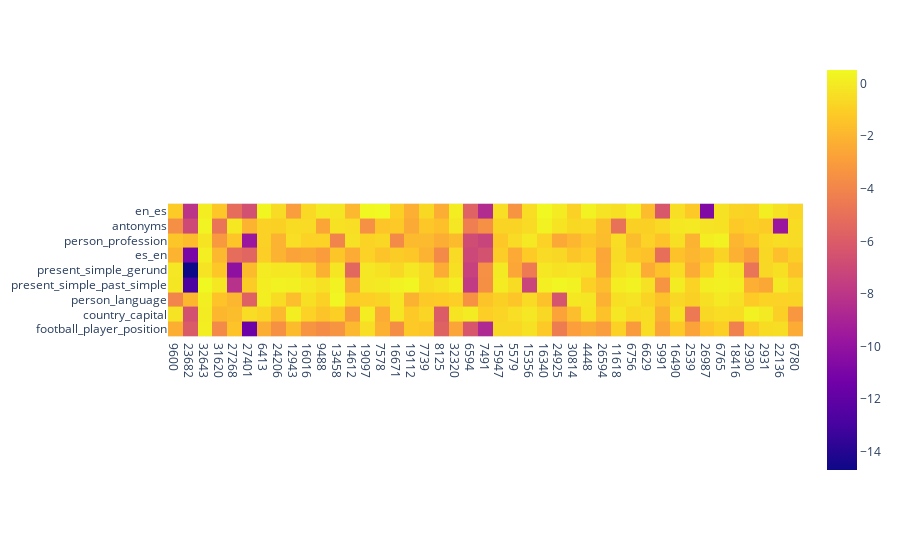

The notebook cell saved with this chart:
### Code cell
import plotly.express as px
import pandas as pd
import numpy as np

for task_name, losses in task_losses.items():
    base_loss = losses[1]
    losses = losses[0]

    task_losses[task_name][0] = [(base_loss - loss) for loss in losses]


df = pd.DataFrame([
    {"task": task_name, "feature": feature, "loss": loss}
    for task_name, losses in task_losses.items()
    for feature, loss in zip(features, losses[0])
])



heatmap = np.zeros((len(task_names), len(features)))

for i, task_name in enumerate(task_names):
    for j, feature in enumerate(features):
        heatmap[i, j] = task_losses[task_name][0][j]

fig = px.imshow(heatmap, x=[str(x) for x in features], y=task_names)

fig.show()

### Figure 1 — Plotly figure (JSON) as saved in the notebook; plotly's stock layout.template omitted (floating-point values rounded to 4 significant figures; data arrays with more than 128 entries replaced by an {"elided": "..."} marker saying what was removed)
{"data": [{"coloraxis": "coloraxis", "hovertemplate": "x: %{x}<br>y: %{y}<br>color: %{z}<extra></extra>", "name": "0", "type": "heatmap", "x": ["9600", "23682", "32643", "31620", "27268", "27401", "6413", "24206", "12943", "16016", "9488", "13458", "14612", "19097", "7578", "16671", "19112", "7739", "8125", "32320", "6594", "7491", "15947", "5579", "15356", "16340", "24925", "30814", "4448", "26594", "11618", "6756", "6629", "5991", "16490", "2539", "26987", "6765", "18416", "2930", "2931", "22136", "6780"], "xaxis": "x", "y": ["en_es", "antonyms", "person_profession", "es_en", "present_simple_gerund", "present_simple_past_simple", "person_profession", "person_language", "country_capital", "football_player_position"], "yaxis": "y", "z": {"elided": "10x43 float values"}}], "layout": {"coloraxis": {"colorscale": [[0, "#0d0887"], [0.1111, "#46039f"], [0.2222, "#7201a8"], [0.3333, "#9c179e"], [0.4444, "#bd3786"], [0.5556, "#d8576b"], [0.6667, "#ed7953"], [0.7778, "#fb9f3a"], [0.8889, "#fdca26"], [1, "#f0f921"]]}, "margin": {"t": 60}, "xaxis": {"anchor": "y", "constrain": "domain", "domain": [0, 1], "scaleanchor": "y"}, "yaxis": {"anchor": "x", "autorange": "reversed", "constrain": "domain", "domain": [0, 1]}}}
